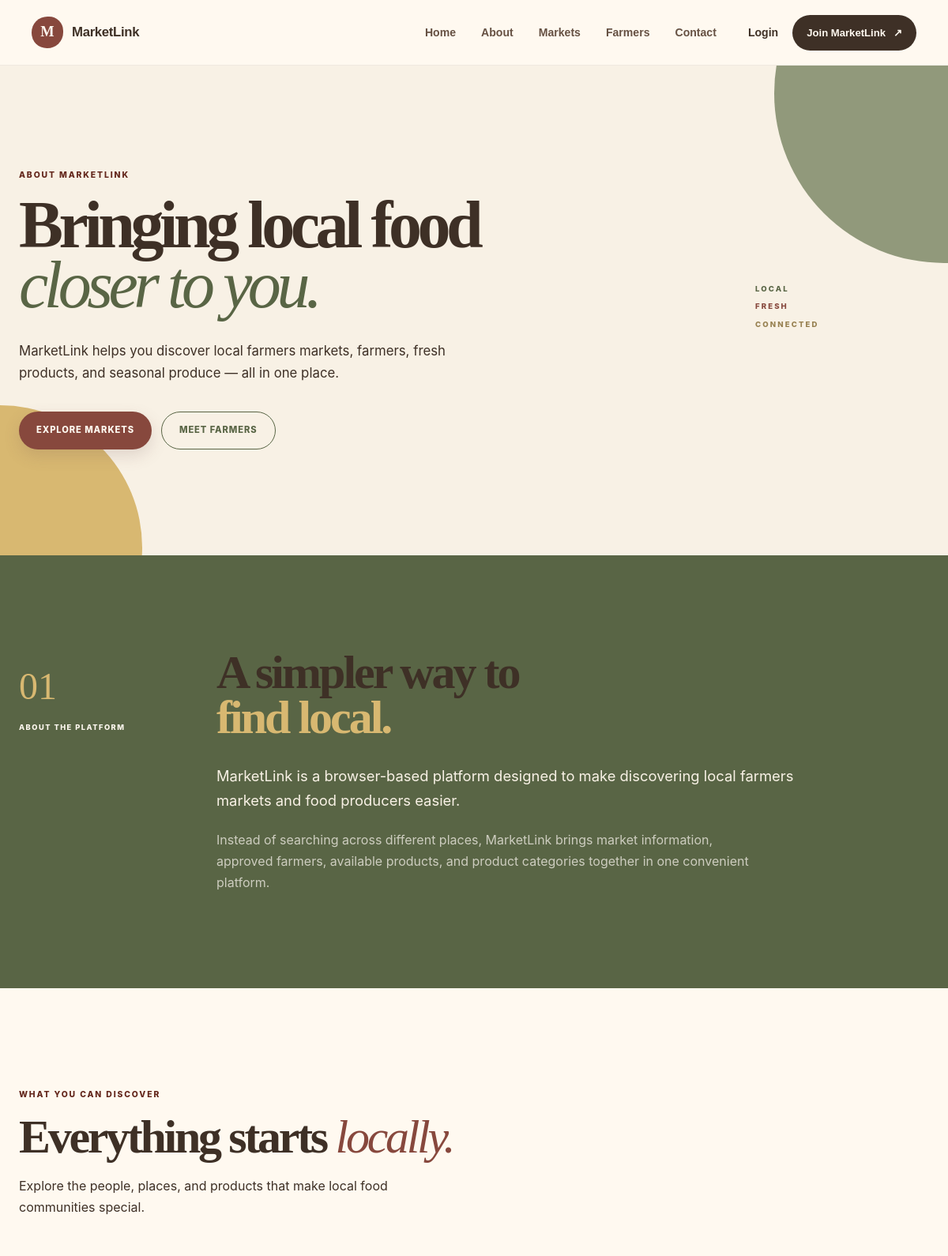
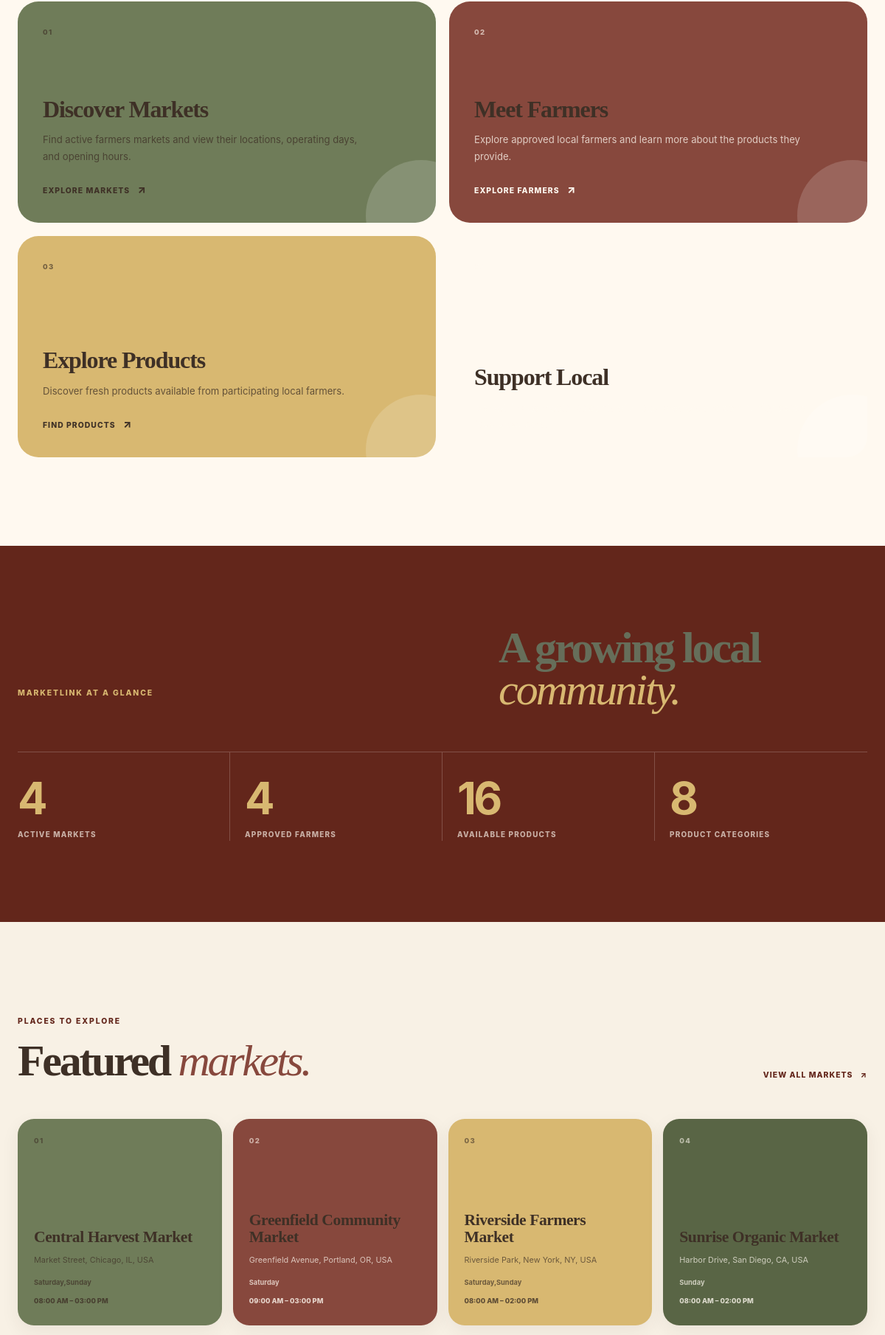
Screenshot of /public/about.php (upper part) with the database file from the repository (2 pictures, top to bottom).
### tables this page shows
CREATE TABLE `markets` (
  `id` int(10) UNSIGNED NOT NULL,
  `name` varchar(150) NOT NULL,
  `description` text DEFAULT NULL,
  `address` varchar(255) NOT NULL,
  `latitude` decimal(10,8) DEFAULT NULL,
  `longitude` decimal(11,8) DEFAULT NULL,
  `opening_time` time DEFAULT NULL,
  `closing_time` time DEFAULT NULL,
  `operating_days` varchar(100) DEFAULT NULL,
  `map_provider` varchar(50) NOT NULL DEFAULT 'OpenStreetMap',
  `status` enum('active','inactive') NOT NULL DEFAULT 'active',
  `created_at` timestamp NOT NULL DEFAULT current_timestamp(),
  `updated_at` timestamp NOT NULL DEFAULT current_timestamp() ON UPDATE current_timestamp()
);

### includes/functions.php (called while the page is built, shortened)
<?php
function e($value): string
{
    return htmlspecialchars(
        (string) $value,
        ENT_QUOTES,
        'UTF-8'
    );
}

### public/about.php (the view, shortened to what this page needs)
<?php
require_once '../includes/include.php';
$marketCount = 0;
$farmerCount = 0;
$productCount = 0;
$categoryCount = 0;
$result = $conn->query("
    SELECT COUNT(*) AS total
    FROM markets
    WHERE status = 'active'
");
if ($result) {
    $marketCount = (int) $result->fetch_assoc()['total'];
}
$result = $conn->query("
    SELECT COUNT(*) AS total
    FROM farmers
    WHERE approval_status = 'approved'
");
if ($result) {
    $farmerCount = (int) $result->fetch_assoc()['total'];
}
$result = $conn->query("
    SELECT COUNT(*) AS total
    FROM products
    WHERE is_available = 1
    AND moderation_status = 'approved'
");
if ($result) {
    $productCount = (int) $result->fetch_assoc()['total'];
}
$result = $conn->query("
    SELECT COUNT(*) AS total
    FROM categories
    WHERE status = 'active'
");
if ($result) {
    $categoryCount = (int) $result->fetch_assoc()['total'];
}
$result = $conn->query("
    SELECT
        m.id,
        m.name,
        m.address,
        m.operating_days,
        m.opening_time,
        m.closing_time
    FROM markets m
    WHERE m.status = 'active'
    ORDER BY m.name ASC
    LIMIT 4
");
$featuredMarkets = [];
if ($result) {
    while ($row = $result->fetch_assoc()) {
        $featuredMarkets[] = $row;
    }
}
?>
<!DOCTYPE html>
<html lang="en">
<head>
    <link
        rel="stylesheet"
        href="../assets/css/base.css"
    >
    <link
        rel="stylesheet"
        href="../assets/css/homepage.css"
    >
    <link
        rel="stylesheet"
        href="../assets/css/about.css"
    >
</head>
<body>
    <header class="home-navbar">
        <div class="home-nav-inner">
            <a href="index.php" class="home-brand">
            <span class="brand-mark">M</span>
            <span class="brand-name">MarketLink</span>
        </a>
            <nav class="home-nav-links">
                <a href="../index.php">Home</a>
                <a href="#" class="active">About</a>
                <a href="markets.php">Markets</a>
                <a href="farmers.php">Farmers</a>
                <a href="contact.php">Contact</a>
            </nav>
            <div class="home-nav-actions">
                <a href="../auth/login.php" class="home-login">
                    Login
                </a>
                <a href="auth/register.php" class="home-join">
                Join MarketLink
                <span>↗</span>
            </a>
            </div>
        </div>
    </header>
    <main class="about-page">
    <section class="about-hero">
        <div class="about-hero-decoration about-decoration-left"></div>
        <div class="about-hero-decoration about-decoration-right"></div>
        <div class="container about-hero-inner">
            <div class="about-hero-copy">
                <span class="about-eyebrow">
                    ABOUT MarketLink
                </span>
                <h1>
                    Bringing local food
                    <em>closer to you.</em>
                </h1>
                <p>
                    MarketLink helps you discover local farmers markets,
                    farmers, fresh products, and seasonal produce —
                    all in one place.
                </p>
                <div class="about-hero-actions">
                    <a
                        href="markets.php"
                        class="about-primary-btn"
                    >
                        Explore Markets
                    </a>
                    <a
                        href="farmers.php"
                        class="about-secondary-btn"
                    >
                        Meet Farmers
                    </a>
                </div>
            </div>
            <div class="about-hero-note">
                <span>LOCAL</span>
                <span>FRESH</span>
                <span>CONNECTED</span>
            </div>
        </div>
    </section>
    <section class="about-intro">
        <div class="container about-intro-grid">
            <div class="about-section-label">
                <span>01</span>
                <p>
                    ABOUT THE PLATFORM
                </p>
            </div>
            <div class="about-intro-content">
                <h2>
                    A simpler way to
                    <span>find local.</span>
                </h2>
                <p class="about-lead">
                    MarketLink is a browser-based platform designed
                    to make discovering local farmers markets and
                    food producers easier.
                </p>
                <p>
                    Instead of searching across different places,
                    MarketLink brings market information, approved
                    farmers, available products, and product
                    categories together in one convenient platform.
                </p>
            </div>
        </div>
    </section>
    <section class="about-features">
        <div class="container">
            <div class="about-section-heading">
                <span class="about-eyebrow">
                    WHAT YOU CAN DISCOVER
                </span>
                <h2>
                    Everything starts
                    <em>locally.</em>
                </h2>
                <p>
                    Explore the people, places, and products
                    that make local food communities special.
                </p>
            </div>
            <div class="about-feature-grid">
                <article class="about-feature about-feature-sage">
                    <span class="feature-number">
                        01
                    </span>
                    <h3>
                        Discover Markets
                    </h3>
                    <p>
                        Find active farmers markets and view
                        their locations, operating days,
                        and opening hours.
                    </p>
                    <a href="markets.php">
                        Explore Markets
                        <span>↗</span>
                    </a>
                </article>
                <article class="about-feature about-feature-terracotta">
                    <span class="feature-number">
                        02
                    </span>
                    <h3>
                        Meet Farmers
                    </h3>
                    <p>
                        Explore approved local farmers and
                        learn more about the products they
                        provide.
                    </p>
                    <a href="farmers.php">
                        Explore Farmers
                        <span>↗</span>
                    </a>
                </article>
                <article class="about-feature about-feature-marigold">
                    <span class="feature-number">
                        03
                    </span>
                    <h3>
                        Explore Products
                    </h3>
                    <p>
                        Discover fresh products available
                        from participating local farmers.
                    </p>
                    <a href="markets.php">
                        Find Products
                        <span>↗</span>
                    </a>
                </article>
                <article class="about-feature about-feature-dark">
                    <span class="feature-number">
                    </span>
                    <h3>
                        Support Local
                    </h3>
                    <p>
                    </p>
                </article>
            </div>
        </div>
    </section>
    <section class="about-stats">
        <div class="container">
            <div class="about-stats-heading">
                <span class="about-eyebrow">
                    MarketLink AT A GLANCE
                </span>
                <h2 style="color: #666e5a">
                    A growing local
                    <em>community.</em>
                </h2>
            </div>
            <div class="about-stats-grid">
                <div class="about-stat">
                    <strong>
                        <?= e($marketCount) ?>
                    </strong>
                    <span>
                        Active Markets
                    </span>
                </div>
                <div class="about-stat">
                    <strong>
                        <?= e($farmerCount) ?>
                    </strong>
                    <span>
                        Approved Farmers
                    </span>
                </div>
                <div class="about-stat">
                    <strong>
                        <?= e($productCount) ?>
                    </strong>
                    <span>
                        Available Products
                    </span>
                </div>
                <div class="about-stat">
                    <strong>
                        <?= e($categoryCount) ?>
                    </strong>
                    <span>
                        Product Categories
                    </span>
                </div>
            </div>
        </div>
    </section>
    <section class="about-markets">
        <div class="container">
            <div class="about-section-heading about-heading-row">
                <div>
                    <span class="about-eyebrow">
                        PLACES TO EXPLORE
                    </span>
                    <h2>
                        Featured
                        <em>markets.</em>
                    </h2>
                </div>
                <a
                    href="markets.php"
                    class="about-text-link"
                >
                    View all markets
                    <span>↗</span>
                </a>
            </div>
            <?php if (empty($featuredMarkets)): ?>
                <div class="about-empty">
                    <p>
                        No active markets are currently available.
                    </p>
                </div>
            <?php else: ?>
                <div class="about-market-grid">
                    <?php foreach ($featuredMarkets as $index => $market): ?>
                        <article class="about-market-card">
                            <div class="about-market-number">
                                <?= str_pad($index + 1, 2, '0', STR_PAD_LEFT) ?>
                            </div>
                            <div class="about-market-content">
                                <h3>
                                    <?= e($market['name']) ?>
                                </h3>
                                <?php if (!empty($market['address'])): ?>
                                    <p class="about-market-address">
                                        <?= e($market['address']) ?>
                                    </p>
                                <?php endif; ?>
                                <?php if (!empty($market['operating_days'])): ?>
                                    <p class="about-market-days">
                                        <?= e($market['operating_days']) ?>
                                    </p>
                                <?php endif; ?>
                                <?php if (
                                    !empty($market['opening_time']) &&
                                    !empty($market['closing_time'])
                                ): ?>
                                    <span class="about-market-hours">
                                        <?= e(
                                            date(
                                                'h:i A',
                                                strtotime($market['opening_time'])
                                            )
                                        ) ?>
                                        –
                                        <?= e(
                                            date(
                                                'h:i A',
                                                strtotime($market['closing_time'])
                                            )
                                        ) ?>
                                    </span>
                                <?php endif; ?>
                            </div>
                        </article>
                    <?php endforeach; ?>
                </div>
            <?php endif; ?>
        </div>
    </section>
</main>
</body>
</html>

### rows the page displays
markets: index "01", name "Central Harvest Market", address "Market Street, Chicago, IL, USA", operating_days "Saturday,Sunday", opening_time "08:00 AM", closing_time "03:00 PM"
markets: index "02", name "Greenfield Community Market", address "Greenfield Avenue, Portland, OR, USA", operating_days "Saturday", opening_time "09:00 AM", closing_time "03:00 PM"
markets: index "03", name "Riverside Farmers Market", address "Riverside Park, New York, NY, USA", operating_days "Saturday,Sunday", opening_time "08:00 AM", closing_time "02:00 PM"
markets: index "04", name "Sunrise Organic Market", address "Harbor Drive, San Diego, CA, USA", operating_days "Sunday", opening_time "08:00 AM", closing_time "02:00 PM"

### other values shown
$marketCount "4"
$farmerCount "4"
$productCount "16"
$categoryCount "8"
